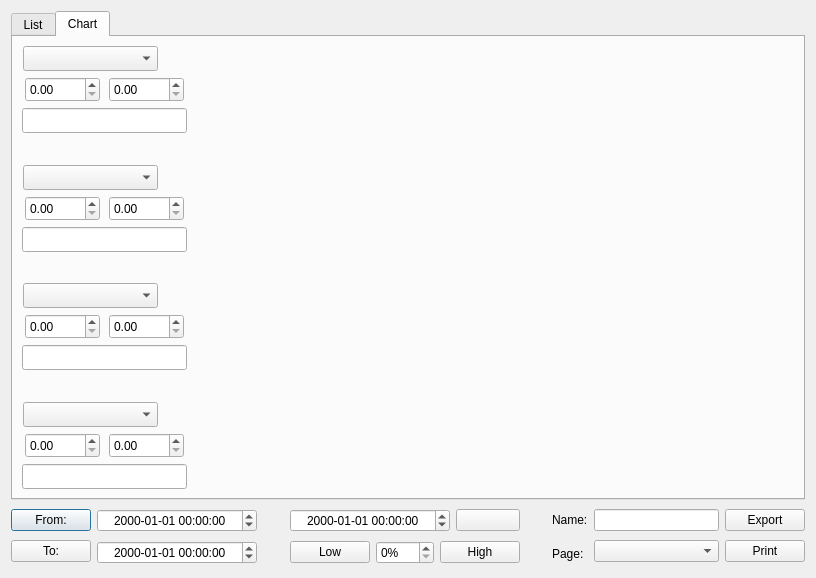
<?xml version="1.0" encoding="UTF-8"?>
<ui version="4.0">
 <class>ValueLog</class>
 <widget class="QDialog" name="ValueLog">
  <property name="geometry">
   <rect>
    <x>0</x>
    <y>0</y>
    <width>816</width>
    <height>578</height>
   </rect>
  </property>
  <property name="windowTitle">
   <string>Value Log</string>
  </property>
  <property name="windowIcon">
   <iconset resource="Resources.qrc">
    <normaloff>:/Pix/Icons/db.png</normaloff>:/Pix/Icons/db.png</iconset>
  </property>
  <layout class="QGridLayout" name="gridLayout_3">
   <item row="0" column="0">
    <widget class="QTabWidget" name="tabWidget">
     <property name="sizePolicy">
      <sizepolicy hsizetype="Expanding" vsizetype="Expanding">
       <horstretch>0</horstretch>
       <verstretch>1</verstretch>
      </sizepolicy>
     </property>
     <property name="currentIndex">
      <number>1</number>
     </property>
     <widget class="QWidget" name="tab_List">
      <attribute name="title">
       <string>List</string>
      </attribute>
      <layout class="QGridLayout" name="gridLayout">
       <item row="0" column="0">
        <widget class="QListWidget" name="listWidget">
         <property name="sizePolicy">
          <sizepolicy hsizetype="MinimumExpanding" vsizetype="MinimumExpanding">
           <horstretch>0</horstretch>
           <verstretch>0</verstretch>
          </sizepolicy>
         </property>
         <property name="minimumSize">
          <size>
           <width>0</width>
           <height>0</height>
          </size>
         </property>
         <property name="font">
          <font>
           <family>Courier</family>
          </font>
         </property>
        </widget>
       </item>
      </layout>
     </widget>
     <widget class="QWidget" name="tab_Chart">
      <attribute name="title">
       <string>Chart</string>
      </attribute>
      <layout class="QGridLayout" name="gridLayout_2">
       <item row="0" column="0">
        <layout class="QVBoxLayout" name="verticalLayout_11">
         <item>
          <layout class="QVBoxLayout" name="verticalLayout_4">
           <item>
            <layout class="QHBoxLayout" name="horizontalLayout_8">
             <item>
              <widget class="QComboBox" name="comboBox_Color1">
               <property name="minimumSize">
                <size>
                 <width>135</width>
                 <height>25</height>
                </size>
               </property>
               <property name="maximumSize">
                <size>
                 <width>135</width>
                 <height>25</height>
                </size>
               </property>
               <property name="styleSheet">
                <string notr="true"/>
               </property>
               <property name="insertPolicy">
                <enum>QComboBox::InsertAtCurrent</enum>
               </property>
              </widget>
             </item>
             <item>
              <widget class="QLabel" name="label_C1">
               <property name="maximumSize">
                <size>
                 <width>20</width>
                 <height>20</height>
                </size>
               </property>
               <property name="text">
                <string/>
               </property>
               <property name="pixmap">
                <pixmap resource="Resources.qrc">:/Pix/Icons/flag-black.png</pixmap>
               </property>
               <property name="scaledContents">
                <bool>true</bool>
               </property>
              </widget>
             </item>
            </layout>
           </item>
           <item>
            <layout class="QHBoxLayout" name="horizontalLayout_2">
             <item>
              <widget class="QDoubleSpinBox" name="doubleSpinBox_Color1Low">
               <property name="minimumSize">
                <size>
                 <width>75</width>
                 <height>25</height>
                </size>
               </property>
               <property name="maximumSize">
                <size>
                 <width>75</width>
                 <height>25</height>
                </size>
               </property>
               <property name="toolTip">
                <string>Low</string>
               </property>
              </widget>
             </item>
             <item>
              <widget class="QDoubleSpinBox" name="doubleSpinBox_Color1High">
               <property name="minimumSize">
                <size>
                 <width>75</width>
                 <height>25</height>
                </size>
               </property>
               <property name="maximumSize">
                <size>
                 <width>75</width>
                 <height>25</height>
                </size>
               </property>
               <property name="toolTip">
                <string>High</string>
               </property>
              </widget>
             </item>
            </layout>
           </item>
           <item>
            <widget class="QLineEdit" name="lineEdit_Color1Crosshair">
             <property name="sizePolicy">
              <sizepolicy hsizetype="MinimumExpanding" vsizetype="Fixed">
               <horstretch>0</horstretch>
               <verstretch>0</verstretch>
              </sizepolicy>
             </property>
             <property name="minimumSize">
              <size>
               <width>165</width>
               <height>25</height>
              </size>
             </property>
             <property name="maximumSize">
              <size>
               <width>165</width>
               <height>25</height>
              </size>
             </property>
             <property name="toolTip">
              <string>At Crosshair</string>
             </property>
            </widget>
           </item>
          </layout>
         </item>
         <item>
          <spacer name="verticalSpacer_3">
           <property name="orientation">
            <enum>Qt::Vertical</enum>
           </property>
           <property name="sizeHint" stdset="0">
            <size>
             <width>20</width>
             <height>40</height>
            </size>
           </property>
          </spacer>
         </item>
         <item>
          <layout class="QVBoxLayout" name="verticalLayout_8">
           <item>
            <layout class="QHBoxLayout" name="horizontalLayout_9">
             <item>
              <widget class="QComboBox" name="comboBox_Color2">
               <property name="minimumSize">
                <size>
                 <width>135</width>
                 <height>25</height>
                </size>
               </property>
               <property name="maximumSize">
                <size>
                 <width>135</width>
                 <height>25</height>
                </size>
               </property>
               <property name="styleSheet">
                <string notr="true"/>
               </property>
               <property name="insertPolicy">
                <enum>QComboBox::InsertAtCurrent</enum>
               </property>
              </widget>
             </item>
             <item>
              <widget class="QLabel" name="label_C2">
               <property name="maximumSize">
                <size>
                 <width>20</width>
                 <height>20</height>
                </size>
               </property>
               <property name="text">
                <string/>
               </property>
               <property name="pixmap">
                <pixmap resource="Resources.qrc">:/Pix/Icons/flag-red.png</pixmap>
               </property>
               <property name="scaledContents">
                <bool>true</bool>
               </property>
              </widget>
             </item>
            </layout>
           </item>
           <item>
            <layout class="QHBoxLayout" name="horizontalLayout_3">
             <item>
              <widget class="QDoubleSpinBox" name="doubleSpinBox_Color2Low">
               <property name="minimumSize">
                <size>
                 <width>75</width>
                 <height>25</height>
                </size>
               </property>
               <property name="maximumSize">
                <size>
                 <width>75</width>
                 <height>25</height>
                </size>
               </property>
               <property name="toolTip">
                <string>Low</string>
               </property>
              </widget>
             </item>
             <item>
              <widget class="QDoubleSpinBox" name="doubleSpinBox_Color2High">
               <property name="minimumSize">
                <size>
                 <width>75</width>
                 <height>25</height>
                </size>
               </property>
               <property name="maximumSize">
                <size>
                 <width>75</width>
                 <height>25</height>
                </size>
               </property>
               <property name="toolTip">
                <string>High</string>
               </property>
              </widget>
             </item>
            </layout>
           </item>
           <item>
            <widget class="QLineEdit" name="lineEdit_Color2Crosshair">
             <property name="sizePolicy">
              <sizepolicy hsizetype="MinimumExpanding" vsizetype="Fixed">
               <horstretch>0</horstretch>
               <verstretch>0</verstretch>
              </sizepolicy>
             </property>
             <property name="minimumSize">
              <size>
               <width>165</width>
               <height>25</height>
              </size>
             </property>
             <property name="maximumSize">
              <size>
               <width>165</width>
               <height>25</height>
              </size>
             </property>
             <property name="toolTip">
              <string>At Crosshair</string>
             </property>
             <property name="text">
              <string/>
             </property>
            </widget>
           </item>
          </layout>
         </item>
         <item>
          <spacer name="verticalSpacer_2">
           <property name="orientation">
            <enum>Qt::Vertical</enum>
           </property>
           <property name="sizeHint" stdset="0">
            <size>
             <width>20</width>
             <height>40</height>
            </size>
           </property>
          </spacer>
         </item>
         <item>
          <layout class="QVBoxLayout" name="verticalLayout_9">
           <item>
            <layout class="QHBoxLayout" name="horizontalLayout_10">
             <item>
              <widget class="QComboBox" name="comboBox_Color3">
               <property name="minimumSize">
                <size>
                 <width>135</width>
                 <height>25</height>
                </size>
               </property>
               <property name="maximumSize">
                <size>
                 <width>135</width>
                 <height>25</height>
                </size>
               </property>
               <property name="styleSheet">
                <string notr="true"/>
               </property>
               <property name="insertPolicy">
                <enum>QComboBox::InsertAtCurrent</enum>
               </property>
              </widget>
             </item>
             <item>
              <widget class="QLabel" name="label_C3">
               <property name="maximumSize">
                <size>
                 <width>20</width>
                 <height>20</height>
                </size>
               </property>
               <property name="text">
                <string/>
               </property>
               <property name="pixmap">
                <pixmap resource="Resources.qrc">:/Pix/Icons/flag-blue.png</pixmap>
               </property>
               <property name="scaledContents">
                <bool>true</bool>
               </property>
              </widget>
             </item>
            </layout>
           </item>
           <item>
            <layout class="QHBoxLayout" name="horizontalLayout_4">
             <item>
              <widget class="QDoubleSpinBox" name="doubleSpinBox_Color3Low">
               <property name="minimumSize">
                <size>
                 <width>75</width>
                 <height>25</height>
                </size>
               </property>
               <property name="maximumSize">
                <size>
                 <width>75</width>
                 <height>25</height>
                </size>
               </property>
               <property name="toolTip">
                <string>Low</string>
               </property>
              </widget>
             </item>
             <item>
              <widget class="QDoubleSpinBox" name="doubleSpinBox_Color3High">
               <property name="minimumSize">
                <size>
                 <width>75</width>
                 <height>25</height>
                </size>
               </property>
               <property name="maximumSize">
                <size>
                 <width>75</width>
                 <height>25</height>
                </size>
               </property>
               <property name="toolTip">
                <string>High</string>
               </property>
              </widget>
             </item>
            </layout>
           </item>
           <item>
            <widget class="QLineEdit" name="lineEdit_Color3Crosshair">
             <property name="sizePolicy">
              <sizepolicy hsizetype="MinimumExpanding" vsizetype="Fixed">
               <horstretch>0</horstretch>
               <verstretch>0</verstretch>
              </sizepolicy>
             </property>
             <property name="minimumSize">
              <size>
               <width>165</width>
               <height>25</height>
              </size>
             </property>
             <property name="maximumSize">
              <size>
               <width>165</width>
               <height>25</height>
              </size>
             </property>
             <property name="toolTip">
              <string>At Crosshair</string>
             </property>
            </widget>
           </item>
          </layout>
         </item>
         <item>
          <spacer name="verticalSpacer">
           <property name="orientation">
            <enum>Qt::Vertical</enum>
           </property>
           <property name="sizeHint" stdset="0">
            <size>
             <width>20</width>
             <height>40</height>
            </size>
           </property>
          </spacer>
         </item>
         <item>
          <layout class="QVBoxLayout" name="verticalLayout_10">
           <item>
            <layout class="QHBoxLayout" name="horizontalLayout_11">
             <item>
              <widget class="QComboBox" name="comboBox_Color4">
               <property name="sizePolicy">
                <sizepolicy hsizetype="MinimumExpanding" vsizetype="Fixed">
                 <horstretch>0</horstretch>
                 <verstretch>0</verstretch>
                </sizepolicy>
               </property>
               <property name="minimumSize">
                <size>
                 <width>135</width>
                 <height>25</height>
                </size>
               </property>
               <property name="maximumSize">
                <size>
                 <width>135</width>
                 <height>25</height>
                </size>
               </property>
               <property name="styleSheet">
                <string notr="true"/>
               </property>
               <property name="insertPolicy">
                <enum>QComboBox::InsertAtCurrent</enum>
               </property>
              </widget>
             </item>
             <item>
              <widget class="QLabel" name="label_C4">
               <property name="maximumSize">
                <size>
                 <width>20</width>
                 <height>20</height>
                </size>
               </property>
               <property name="text">
                <string/>
               </property>
               <property name="pixmap">
                <pixmap resource="Resources.qrc">:/Pix/Icons/flag-green.png</pixmap>
               </property>
               <property name="scaledContents">
                <bool>true</bool>
               </property>
              </widget>
             </item>
            </layout>
           </item>
           <item>
            <layout class="QHBoxLayout" name="horizontalLayout_5">
             <item>
              <widget class="QDoubleSpinBox" name="doubleSpinBox_Color4Low">
               <property name="minimumSize">
                <size>
                 <width>75</width>
                 <height>25</height>
                </size>
               </property>
               <property name="maximumSize">
                <size>
                 <width>75</width>
                 <height>25</height>
                </size>
               </property>
               <property name="toolTip">
                <string>Low</string>
               </property>
              </widget>
             </item>
             <item>
              <widget class="QDoubleSpinBox" name="doubleSpinBox_Color4High">
               <property name="minimumSize">
                <size>
                 <width>75</width>
                 <height>25</height>
                </size>
               </property>
               <property name="maximumSize">
                <size>
                 <width>75</width>
                 <height>25</height>
                </size>
               </property>
               <property name="toolTip">
                <string>High</string>
               </property>
              </widget>
             </item>
            </layout>
           </item>
           <item>
            <widget class="QLineEdit" name="lineEdit_Color4Crosshair">
             <property name="sizePolicy">
              <sizepolicy hsizetype="MinimumExpanding" vsizetype="Fixed">
               <horstretch>0</horstretch>
               <verstretch>0</verstretch>
              </sizepolicy>
             </property>
             <property name="minimumSize">
              <size>
               <width>165</width>
               <height>25</height>
              </size>
             </property>
             <property name="maximumSize">
              <size>
               <width>165</width>
               <height>25</height>
              </size>
             </property>
             <property name="toolTip">
              <string>At Crosshair</string>
             </property>
            </widget>
           </item>
          </layout>
         </item>
        </layout>
       </item>
       <item row="0" column="1">
        <layout class="QVBoxLayout" name="verticalLayout_Canvas" stretch="0">
         <property name="spacing">
          <number>0</number>
         </property>
         <property name="margin">
          <number>0</number>
         </property>
         <item>
          <widget class="QLabel" name="label_Canvas">
           <property name="sizePolicy">
            <sizepolicy hsizetype="MinimumExpanding" vsizetype="MinimumExpanding">
             <horstretch>1</horstretch>
             <verstretch>1</verstretch>
            </sizepolicy>
           </property>
           <property name="minimumSize">
            <size>
             <width>600</width>
             <height>355</height>
            </size>
           </property>
           <property name="sizeIncrement">
            <size>
             <width>0</width>
             <height>0</height>
            </size>
           </property>
           <property name="baseSize">
            <size>
             <width>0</width>
             <height>0</height>
            </size>
           </property>
           <property name="text">
            <string/>
           </property>
           <property name="pixmap">
            <pixmap resource="Resources.qrc">:/Pix/Icons/office-chart-line.png</pixmap>
           </property>
           <property name="scaledContents">
            <bool>false</bool>
           </property>
           <property name="alignment">
            <set>Qt::AlignCenter</set>
           </property>
           <property name="margin">
            <number>0</number>
           </property>
          </widget>
         </item>
        </layout>
       </item>
      </layout>
     </widget>
    </widget>
   </item>
   <item row="1" column="0">
    <layout class="QHBoxLayout" name="horizontalLayout_13">
     <item>
      <layout class="QHBoxLayout" name="horizontalLayout_12">
       <item>
        <layout class="QVBoxLayout" name="verticalLayout_3">
         <item>
          <widget class="QPushButton" name="pushButton_FromCrosshair">
           <property name="toolTip">
            <string>Set From time to time at crosshair</string>
           </property>
           <property name="text">
            <string>From:</string>
           </property>
           <property name="icon">
            <iconset resource="Resources.qrc">
             <normaloff>:/Pix/Icons/go-first-2.png</normaloff>:/Pix/Icons/go-first-2.png</iconset>
           </property>
          </widget>
         </item>
         <item>
          <widget class="QPushButton" name="pushButton_ToCrosshair">
           <property name="toolTip">
            <string>Set To time to time at crosshair</string>
           </property>
           <property name="text">
            <string>To:</string>
           </property>
           <property name="icon">
            <iconset resource="Resources.qrc">
             <normaloff>:/Pix/Icons/go-last-2.png</normaloff>:/Pix/Icons/go-last-2.png</iconset>
           </property>
          </widget>
         </item>
        </layout>
       </item>
       <item>
        <layout class="QVBoxLayout" name="verticalLayout">
         <item>
          <widget class="QDateTimeEdit" name="dateTimeEdit_From">
           <property name="minimumSize">
            <size>
             <width>160</width>
             <height>0</height>
            </size>
           </property>
           <property name="alignment">
            <set>Qt::AlignCenter</set>
           </property>
           <property name="displayFormat">
            <string>yyyy-MM-dd hh:mm:ss</string>
           </property>
          </widget>
         </item>
         <item>
          <widget class="QDateTimeEdit" name="dateTimeEdit_To">
           <property name="minimumSize">
            <size>
             <width>160</width>
             <height>0</height>
            </size>
           </property>
           <property name="alignment">
            <set>Qt::AlignCenter</set>
           </property>
           <property name="displayFormat">
            <string>yyyy-MM-dd hh:mm:ss</string>
           </property>
          </widget>
         </item>
        </layout>
       </item>
      </layout>
     </item>
     <item>
      <spacer name="horizontalSpacer_3">
       <property name="orientation">
        <enum>Qt::Horizontal</enum>
       </property>
       <property name="sizeHint" stdset="0">
        <size>
         <width>13</width>
         <height>61</height>
        </size>
       </property>
      </spacer>
     </item>
     <item>
      <layout class="QVBoxLayout" name="verticalLayout_12">
       <item>
        <layout class="QHBoxLayout" name="horizontalLayout">
         <item>
          <widget class="QDateTimeEdit" name="dateTimeEdit_Crosshair">
           <property name="minimumSize">
            <size>
             <width>160</width>
             <height>0</height>
            </size>
           </property>
           <property name="toolTip">
            <string>Time at crosshair</string>
           </property>
           <property name="alignment">
            <set>Qt::AlignCenter</set>
           </property>
           <property name="buttonSymbols">
            <enum>QAbstractSpinBox::UpDownArrows</enum>
           </property>
           <property name="displayFormat">
            <string>yyyy-MM-dd hh:mm:ss</string>
           </property>
          </widget>
         </item>
         <item>
          <widget class="QPushButton" name="CrosshairNow">
           <property name="maximumSize">
            <size>
             <width>16777215</width>
             <height>16777215</height>
            </size>
           </property>
           <property name="toolTip">
            <string>Move crosshair to current time</string>
           </property>
           <property name="icon">
            <iconset resource="Resources.qrc">
             <normaloff>:/Pix/Icons/arrow-right-double.png</normaloff>:/Pix/Icons/arrow-right-double.png</iconset>
           </property>
          </widget>
         </item>
        </layout>
       </item>
       <item>
        <layout class="QHBoxLayout" name="horizontalLayout_7">
         <item>
          <widget class="QPushButton" name="pushButton_CrosshairLow">
           <property name="text">
            <string>Low</string>
           </property>
           <property name="icon">
            <iconset resource="Resources.qrc">
             <normaloff>:/Pix/Icons/go-bottom-3.png</normaloff>:/Pix/Icons/go-bottom-3.png</iconset>
           </property>
          </widget>
         </item>
         <item>
          <widget class="QSpinBox" name="spinBox_Crosshair">
           <property name="suffix">
            <string>%</string>
           </property>
           <property name="maximum">
            <number>100</number>
           </property>
          </widget>
         </item>
         <item>
          <widget class="QPushButton" name="pushButton_CrosshairHigh">
           <property name="text">
            <string>High</string>
           </property>
           <property name="icon">
            <iconset resource="Resources.qrc">
             <normaloff>:/Pix/Icons/go-top-3.png</normaloff>:/Pix/Icons/go-top-3.png</iconset>
           </property>
          </widget>
         </item>
        </layout>
       </item>
      </layout>
     </item>
     <item>
      <spacer name="horizontalSpacer_2">
       <property name="orientation">
        <enum>Qt::Horizontal</enum>
       </property>
       <property name="sizeHint" stdset="0">
        <size>
         <width>13</width>
         <height>61</height>
        </size>
       </property>
      </spacer>
     </item>
     <item>
      <layout class="QHBoxLayout" name="horizontalLayout_6">
       <item>
        <layout class="QVBoxLayout" name="verticalLayout_6">
         <item>
          <widget class="QLabel" name="label_3">
           <property name="text">
            <string>Name:</string>
           </property>
          </widget>
         </item>
         <item>
          <widget class="QLabel" name="label">
           <property name="text">
            <string>Page:</string>
           </property>
          </widget>
         </item>
        </layout>
       </item>
       <item>
        <layout class="QVBoxLayout" name="verticalLayout_7">
         <item>
          <widget class="QLineEdit" name="lineEdit_Name">
           <property name="sizePolicy">
            <sizepolicy hsizetype="Preferred" vsizetype="Fixed">
             <horstretch>0</horstretch>
             <verstretch>0</verstretch>
            </sizepolicy>
           </property>
           <property name="minimumSize">
            <size>
             <width>125</width>
             <height>0</height>
            </size>
           </property>
          </widget>
         </item>
         <item>
          <widget class="QComboBox" name="comboBox_Page">
           <property name="minimumSize">
            <size>
             <width>125</width>
             <height>0</height>
            </size>
           </property>
          </widget>
         </item>
        </layout>
       </item>
      </layout>
     </item>
     <item>
      <layout class="QVBoxLayout" name="verticalLayout_2">
       <item>
        <widget class="QPushButton" name="pushButton_Export">
         <property name="text">
          <string>Export</string>
         </property>
         <property name="icon">
          <iconset resource="Resources.qrc">
           <normaloff>:/Pix/Icons/openoffice.org-calc-3.png</normaloff>:/Pix/Icons/openoffice.org-calc-3.png</iconset>
         </property>
        </widget>
       </item>
       <item>
        <widget class="QPushButton" name="pushButton_Print">
         <property name="text">
          <string>Print</string>
         </property>
         <property name="icon">
          <iconset resource="Resources.qrc">
           <normaloff>:/Pix/Icons/document-print-4.png</normaloff>:/Pix/Icons/document-print-4.png</iconset>
         </property>
        </widget>
       </item>
      </layout>
     </item>
    </layout>
   </item>
  </layout>
 </widget>
 <tabstops>
  <tabstop>tabWidget</tabstop>
  <tabstop>comboBox_Color1</tabstop>
  <tabstop>doubleSpinBox_Color1Low</tabstop>
  <tabstop>doubleSpinBox_Color1High</tabstop>
  <tabstop>lineEdit_Color1Crosshair</tabstop>
  <tabstop>comboBox_Color2</tabstop>
  <tabstop>doubleSpinBox_Color2Low</tabstop>
  <tabstop>doubleSpinBox_Color2High</tabstop>
  <tabstop>lineEdit_Color2Crosshair</tabstop>
  <tabstop>comboBox_Color3</tabstop>
  <tabstop>doubleSpinBox_Color3Low</tabstop>
  <tabstop>doubleSpinBox_Color3High</tabstop>
  <tabstop>lineEdit_Color3Crosshair</tabstop>
  <tabstop>comboBox_Color4</tabstop>
  <tabstop>doubleSpinBox_Color4Low</tabstop>
  <tabstop>doubleSpinBox_Color4High</tabstop>
  <tabstop>lineEdit_Color4Crosshair</tabstop>
  <tabstop>dateTimeEdit_From</tabstop>
  <tabstop>dateTimeEdit_To</tabstop>
  <tabstop>lineEdit_Name</tabstop>
  <tabstop>comboBox_Page</tabstop>
  <tabstop>listWidget</tabstop>
  <tabstop>pushButton_Export</tabstop>
  <tabstop>pushButton_Print</tabstop>
 </tabstops>
 <resources>
  <include location="Resources.qrc"/>
 </resources>
 <connections/>
</ui>
